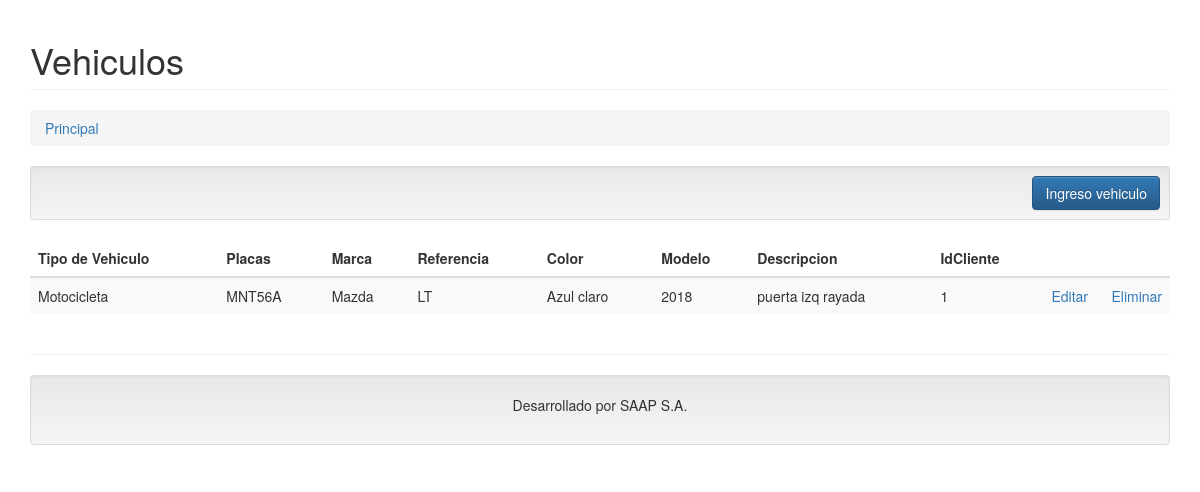
Screenshot of /vehiculos.php (signed in) with the database file from the repository.
### tables this page shows
CREATE TABLE `vehiculos` (
  `IdVehiculoCliente` int(11) NOT NULL,
  `TipoV` varchar(100) NOT NULL,
  `Placas` varchar(20) DEFAULT NULL,
  `Marca` varchar(30) DEFAULT NULL,
  `Referencia` varchar(30) DEFAULT NULL,
  `Color` varchar(30) DEFAULT NULL,
  `Modelo` varchar(30) DEFAULT NULL,
  `Descripcion` varchar(100) DEFAULT NULL,
  `IdCliente` int(11) NOT NULL
);

### controller/vehiculo.controller.php (called while the page is built, shortened)
<?php
require_once 'model/vehiculo.php';
class VehiculoController{
    public function __CONSTRUCT(){
        $this->model = new Vehiculo();
    }
    public function Index(){
        require_once 'view/header.php';
        require_once 'view/vehiculo/vehiculo.php';
        require_once 'view/footer.php';
    }
}

### model/database.php (called while the page is built)
<?php
class Database
{
    public static function StartUp()
    {
        $pdo = new PDO('mysql:host=localhost;dbname=saap;charset=utf8', 'root', '');
        $pdo->setAttribute(PDO::ATTR_ERRMODE, PDO::ERRMODE_EXCEPTION);
        return $pdo;
    }
}

### model/vehiculo.php (called while the page is built, shortened)
<?php
class Vehiculo
{
	private $pdo;
	public function __CONSTRUCT()
	{
		try
		{
			$this->pdo = Database::StartUp();
		}
		catch(Exception $e)
		{
			die($e->getMessage());
		}
	}
	public function Listar()
	{
		try
		{
			$stm = $this->pdo->prepare("SELECT * FROM vehiculos");
			$stm->execute();
			return $stm->fetchAll(PDO::FETCH_OBJ);
		}
		catch(Exception $e)
		{
			die($e->getMessage());
		}
	}
}

### view/vehiculo/vehiculo.php (the view)
<h1 class="page-header">Vehiculos</h1>
<ol class="breadcrumb">
  <li><a href="Login/login/cuenta.php">Principal</a></li>
</ol>
<div class="well well-sm text-right">
    <a class="btn btn-primary" href="?c=Vehiculo&a=Crud">Ingreso vehiculo</a>
</div>
<table class="table table-striped">
    <thead>
        <tr>
                    <th>Tipo de Vehiculo</th>
					 <th>Placas</th>
					 <th>Marca</th>
					 <th>Referencia</th>
					 <th>Color</th>
					 <th>Modelo</th>
					 <th>Descripcion</th>
					 <th>IdCliente </th>
            <th style="width:60px;"></th>
            <th style="width:60px;"></th>
        </tr>
    </thead>
    <tbody>
    <?php foreach($this->model->Listar() as $r): ?>
        <tr>
            <td><?php echo $r->TipoV; ?></td>
            <td><?php echo $r->Placas; ?></td>
            <td><?php echo $r->Marca; ?></td>
            <td><?php echo $r->Referencia; ?></td>
            <td><?php echo $r->Color; ?></td>
            <td><?php echo $r->Modelo; ?></td>
            <td><?php echo $r->Descripcion; ?></td>
            <td><?php echo $r->IdCliente; ?></td>
            <td>
                <a href="?c=Vehiculo&a=Update&id=<?php echo $r->IdVehiculoCliente; ?>">Editar</a>
            </td>
            <td>
                <a onclick="javascript:return confirm('¿Seguro de eliminar este registro?');" href="?c=Vehiculo&a=Eliminar&id=<?php echo $r->IdVehiculoCliente; ?>">Eliminar</a>
            </td>
        </tr>
    <?php endforeach; ?>
    </tbody>
</table>

### rows the page displays
vehiculos: TipoV "Motocicleta", Placas "MNT56A", Marca "Mazda", Referencia "LT", Color "Azul claro", Modelo "2018", Descripcion "puerta izq rayada", IdCliente "1"
